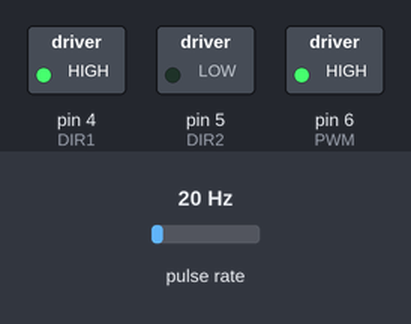
The sketch below on a simulated Arduino Uno, built with avr-gcc and run on an emulated ATmega328P. Parts: switched loads named in the sketch (green lamp = pin HIGH). Wiring (inferred from the names in the program): pulse sensor: data pin 2. The test bench sets the inputs (shaded band); at power-on: pulse rate 20 Hz. What the sketch prints to the serial monitor is not drawn.

Above: at 0.1 s.
Timing chart, 0 to 1.6 s (numbered marks = the images above):
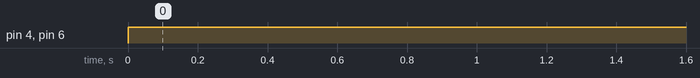

Measured:
- by itself, pin 4 (DIR1), pin 6 (PWM): LOW → HIGH at 0.00 s

The sketch:

Encoder_detection.ino
```cpp
/************************************
主控驱动板为：Arduino UNO
电机驱动：L298N
*************************************/


#define ENCODEROUTPUT 12 // 每次旋转插入电机编码器输出脉冲(cpr)

#define encoderA 2       //external interrupt

#define DIR1 4      // DIR pin 4
#define DIR2 5      // DIR pin 5
#define PWM 6       // PWM pin 6

int Val = 255;       //电机占空比 0-255;
int rpm = 0;
int interval = 1000;
long previousMillis = 0;
long currentMillis = 0;
volatile long encoderValue = 0;

void setup()
{
  Serial.begin(9600); // 波特率
  pinMode(encoderA, INPUT_PULLUP); // 将霍尔传感器A设置为输入上拉
  pinMode(PWM, OUTPUT);
  pinMode(DIR1, OUTPUT);
  pinMode(DIR2, OUTPUT);
  // 在每个上升信号上在霍尔传感器A处附加中断
  attachInterrupt(digitalPinToInterrupt(encoderA), updateEncoder, RISING);
}

void loop()
{
  digitalWrite(DIR1,HIGH);
  digitalWrite(DIR2,LOW);
  analogWrite(PWM,Val);
  //每秒更新RPM值
  currentMillis = millis();
  if (currentMillis - previousMillis > interval) {
    previousMillis = currentMillis;

    // 每分钟转数（RPM）= （编码器总脉冲数/电机编码器输出）x 60s
    rpm = (float)(encoderValue * 60 / ENCODEROUTPUT);

    Serial.print(Val);
    Serial.print('\t');
    Serial.print(encoderValue);
    Serial.print(" pulse / ");
    Serial.print(ENCODEROUTPUT);
    Serial.print(" pulse per rotation x 60 seconds = ");
    Serial.print(rpm);
    Serial.println(" RPM");  //电机转速
    encoderValue = 0;
  }
}

void updateEncoder()
{
  encoderValue++;
}
```
